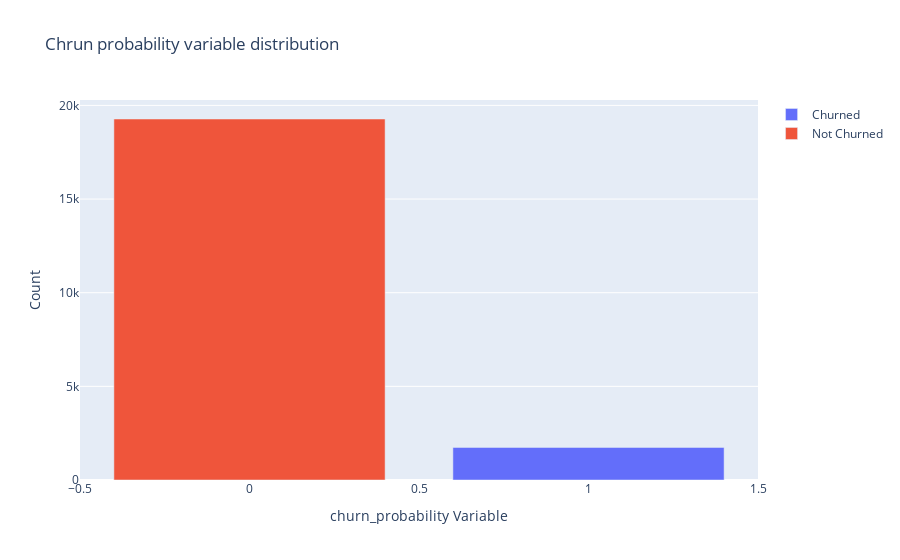

Notebook source saved alongside this figure:
### Markdown cell above
## 4. Exploratory Data Analysis/Data Visualization

### Code cell
#Number of churn in the current data representing high value customers

tr0 = go.Bar(
            x = Telecom_df_filtered[Telecom_df_filtered["churn_probability"]== 1]["churn_probability"].value_counts().index.values,
            y = Telecom_df_filtered[Telecom_df_filtered["churn_probability"]== 1]["churn_probability"].value_counts().values,
            name='Churned'
    )

tr1 = go.Bar(
            x = Telecom_df_filtered[Telecom_df_filtered["churn_probability"]== 0]["churn_probability"].value_counts().index.values,
            y = Telecom_df_filtered[Telecom_df_filtered["churn_probability"]== 0]["churn_probability"].value_counts().values,
            name='Not Churned'
    )

data = [tr0, tr1]

layout = go.Layout(
    
)

layout = go.Layout(
    yaxis=dict(
        title='Count'
    ),
    xaxis=dict(
        title='churn_probability Variable'
    ),
    title='Chrun probability variable distribution'
)

fig = go.Figure(data=data, layout=layout)


py.iplot(fig, filename='grouped-bar')

### Figure 1 — Plotly figure (JSON) as saved in the notebook; plotly's stock layout.template omitted (floating-point values rounded to 4 significant figures)
{"data": [{"name": "Churned", "type": "bar", "x": [1], "y": [1739]}, {"name": "Not Churned", "type": "bar", "x": [0], "y": [19274]}], "layout": {"title": {"text": "Chrun probability variable distribution"}, "xaxis": {"title": {"text": "churn_probability Variable"}}, "yaxis": {"title": {"text": "Count"}}}}
